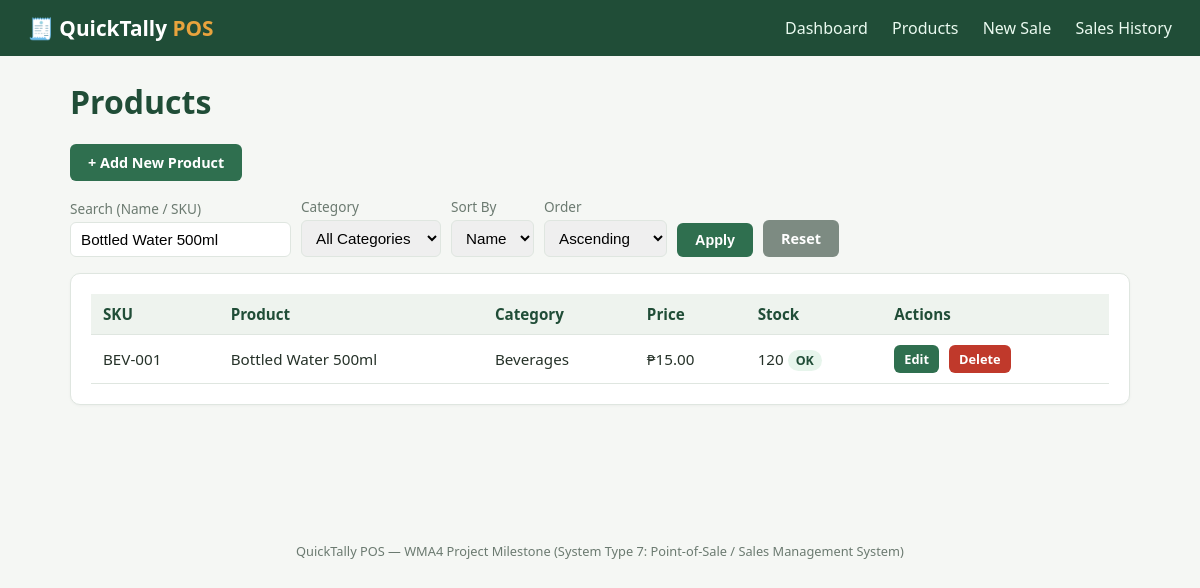
/products.php?keyword=Bottled Water 500ml, run on the app's committed database.
### tables this page shows
CREATE TABLE products (
    product_id      INT AUTO_INCREMENT PRIMARY KEY,
    category_id     INT NOT NULL,
    sku             VARCHAR(30) NOT NULL UNIQUE,
    product_name    VARCHAR(150) NOT NULL,
    description     VARCHAR(255) DEFAULT NULL,
    unit_price      DECIMAL(10,2) NOT NULL,
    stock_quantity  INT NOT NULL DEFAULT 0,
    reorder_level   INT NOT NULL DEFAULT 10,
    created_at      TIMESTAMP DEFAULT CURRENT_TIMESTAMP,
    updated_at      TIMESTAMP DEFAULT CURRENT_TIMESTAMP ON UPDATE CURRENT_TIMESTAMP,
    CONSTRAINT fk_products_category
        FOREIGN KEY (category_id) REFERENCES categories(category_id)
        ON UPDATE CASCADE ON DELETE RESTRICT
);

CREATE TABLE categories (
    category_id     INT AUTO_INCREMENT PRIMARY KEY,
    category_name   VARCHAR(100) NOT NULL UNIQUE,
    description     VARCHAR(255) DEFAULT NULL,
    created_at      TIMESTAMP DEFAULT CURRENT_TIMESTAMP
);

### classes/Product.php (called while the page is built, shortened)
<?php
class Product extends BaseModel
{
    private ?int $productId;
    private string $sku;
    private string $productName;
    private float $unitPrice;
    private int $stockQuantity;
    private int $reorderLevel;
    private ?string $categoryName = null;
    public function __construct(
        ?int $productId = null,
        int $categoryId = 0,
        string $sku = '',
        string $productName = '',
        ?string $description = null,
        float $unitPrice = 0.0,
        int $stockQuantity = 0,
        int $reorderLevel = 10
    ) {
        $this->productId     = $productId;
        $this->sku           = $sku;
        $this->productName   = $productName;
        $this->unitPrice     = $unitPrice;
        $this->stockQuantity = $stockQuantity;
        $this->reorderLevel  = $reorderLevel;
    }
    public function getProductId(): ?int { return $this->productId; }
    public function getSku(): string { return $this->sku; }
    public function getProductName(): string { return $this->productName; }
    public function getUnitPrice(): float { return $this->unitPrice; }
    public function getStockQuantity(): int { return $this->stockQuantity; }
    public function getCategoryName(): ?string { return $this->categoryName; }
    public function isLowStock(): bool
    {
        return $this->stockQuantity <= $this->reorderLevel;
    }
    public static function search(string $keyword = '', ?int $categoryId = null, string $sortBy = 'product_name', string $sortDir = 'ASC', int $limit = 50): array
    {
        $sortDir = strtoupper($sortDir) === 'DESC' ? 'DESC' : 'ASC';
        $sql = 'SELECT p.*, c.category_name
                  FROM products p
                  JOIN categories c ON c.category_id = p.category_id
                 WHERE (p.product_name LIKE :keyword1 OR p.sku LIKE :keyword2)';
        $params = [':keyword1' => "%{$keyword}%", ':keyword2' => "%{$keyword}%"];
        $sql .= " ORDER BY {$sortBy} {$sortDir} LIMIT :limit";
        $db = Database::getConnection();
        $stmt = $db->prepare($sql);
        foreach ($params as $key => $value) {
            $stmt->bindValue($key, $value);
        }
        $stmt->bindValue(':limit', $limit, PDO::PARAM_INT);
        $stmt->execute();
        $products = [];
        foreach ($stmt->fetchAll() as $row) {
            $products[] = self::hydrate($row);
        }
        return $products;
    }
    private static function hydrate(array $row): self
    {
        $product = new self(
            (int) $row['product_id'],
            (int) $row['category_id'],
            $row['sku'],
            $row['product_name'],
            $row['description'],
            (float) $row['unit_price'],
            (int) $row['stock_quantity'],
            (int) $row['reorder_level']
        );
        if (isset($row['category_name'])) {
            $product->categoryName = $row['category_name'];
        }
        return $product;
    }
}

### classes/Database.php (called while the page is built, shortened)
<?php
class Database
{
    private static ?PDO $instance = null;
    public static function getConnection(): PDO
    {
        if (self::$instance === null) {
            try {
                $dsn = 'mysql:host=' . DB_HOST . ';dbname=' . DB_NAME . ';charset=utf8mb4';
                self::$instance = new PDO($dsn, DB_USER, DB_PASS, [
                    PDO::ATTR_ERRMODE            => PDO::ERRMODE_EXCEPTION,
                    PDO::ATTR_DEFAULT_FETCH_MODE => PDO::FETCH_ASSOC,
                    PDO::ATTR_EMULATE_PREPARES   => false,
                ]);
            } catch (PDOException $e) {
                die('Database connection failed: ' . htmlspecialchars($e->getMessage()));
            }
        }
        return self::$instance;
    }
}

### products.php (the view, shortened to what this page needs)
<?php
require_once __DIR__ . '/classes/Product.php';
$keyword    = trim($_GET['keyword'] ?? '');
$categoryId = isset($_GET['category_id']) && $_GET['category_id'] !== '' ? (int) $_GET['category_id'] : null;
$sortBy     = $_GET['sort_by'] ?? 'product_name';
$sortDir    = $_GET['sort_dir'] ?? 'ASC';
$products   = Product::search($keyword, $categoryId, $sortBy, $sortDir, 200);
require __DIR__ . '/includes/header.php';
?>
<h1>Products</h1>
<p><a class="btn" href="product_form.php">+ Add New Product</a></p>
<form class="inline" method="get">
    <div class="field">
        <label for="keyword">Search (Name / SKU)</label>
        <input type="text" id="keyword" name="keyword" value="<?= htmlspecialchars($keyword) ?>" placeholder="e.g. water">
    </div>
    <div class="field">
        <label for="category_id">Category</label>
        <select id="category_id" name="category_id">
            <option value="">All Categories</option>
        </select>
    </div>
    <div class="field">
        <label for="sort_by">Sort By</label>
        <select id="sort_by" name="sort_by">
            <option value="product_name" <?= $sortBy === 'product_name' ? 'selected' : '' ?>>Name</option>
        </select>
    </div>
    <div class="field">
        <label for="sort_dir">Order</label>
        <select id="sort_dir" name="sort_dir">
            <option value="ASC" <?= $sortDir === 'ASC' ? 'selected' : '' ?>>Ascending</option>
        </select>
    </div>
    <button class="btn" type="submit">Apply</button>
    <a class="btn btn-secondary" href="products.php">Reset</a>
</form>
<div class="card">
    <table>
        <thead>
            <tr><th>SKU</th><th>Product</th><th>Category</th><th>Price</th><th>Stock</th><th>Actions</th></tr>
        </thead>
        <tbody>
        <?php if (empty($products)): ?>
            <tr><td colspan="6">No products found.</td></tr>
        <?php else: foreach ($products as $p): ?>
            <tr>
                <td><?= htmlspecialchars($p->getSku()) ?></td>
                <td><?= htmlspecialchars($p->getProductName()) ?></td>
                <td><?= htmlspecialchars($p->getCategoryName() ?? '') ?></td>
                <td>₱<?= number_format($p->getUnitPrice(), 2) ?></td>
                <td>
                    <?= $p->getStockQuantity() ?>
                    <?php if ($p->isLowStock()): ?>
                        <span class="badge badge-low">Low</span>
                    <?php else: ?>
                        <span class="badge badge-ok">OK</span>
                    <?php endif; ?>
                </td>
                <td class="actions">
                    <a class="btn btn-sm" href="product_form.php?id=<?= $p->getProductId() ?>">Edit</a>
                    <a class="btn btn-sm btn-danger" href="product_delete.php?id=<?= $p->getProductId() ?>"
                       onclick="return confirm('Delete this product? This cannot be undone.');">Delete</a>
                </td>
            </tr>
        <?php endforeach; endif; ?>
        </tbody>
    </table>
</div>
<?php require __DIR__ . '/includes/footer.php'; ?>

### css/style.css (style rules this page uses)
:root { --primary: #2f6f4f; --primary-dark: #204d37; --accent: #e8a33d; --bg: #f5f7f4; --card: #ffffff; --text: #263229; --muted: #6b7a70; --danger: #c0392b; --border: #dfe6e0; }
* { box-sizing: border-box; }
body { margin: 0; font-family: 'Segoe UI', Roboto, Arial, sans-serif; background: var(--bg); color: var(--text); }
h1, h2, h3 { color: var(--primary-dark); }
.card { background: var(--card); border: 1px solid var(--border); border-radius: 10px; padding: 20px; margin-bottom: 20px; box-shadow: 0 1px 3px rgba(0,0,0,0.04); }
table { width: 100%; border-collapse: collapse; background: var(--card); }
th, td { padding: 10px 12px; border-bottom: 1px solid var(--border); text-align: left; font-size: 0.95rem; }
th { background: #eef3ee; color: var(--primary-dark); }
.badge { padding: 2px 8px; border-radius: 12px; font-size: 0.78rem; font-weight: 600; }
.badge-ok { background: #e7f5ec; color: var(--primary-dark); }
form.inline { display: flex; gap: 10px; flex-wrap: wrap; align-items: end; margin-bottom: 16px; }
.field { display: flex; flex-direction: column; gap: 4px; }
label { font-size: 0.85rem; color: var(--muted); }
input, select, textarea { padding: 8px 10px; border: 1px solid var(--border); border-radius: 6px; font-size: 0.95rem; }
.btn { display: inline-block; background: var(--primary); color: #fff; border: none; padding: 9px 18px; border-radius: 6px; cursor: pointer; font-weight: 600; text-decoration: none; font-size: 0.9rem; }
.btn-danger { background: var(--danger); }
.btn-secondary { background: #7d8b82; }
.btn-sm { padding: 5px 10px; font-size: 0.8rem; }
.actions a, .actions button { margin-right: 6px; }

### data on the page
products: sku "BEV-001", product_name "Bottled Water 500ml", category.category_name "Beverages", unit_price "15.00", stock_quantity "120", reorder_level "OK"
